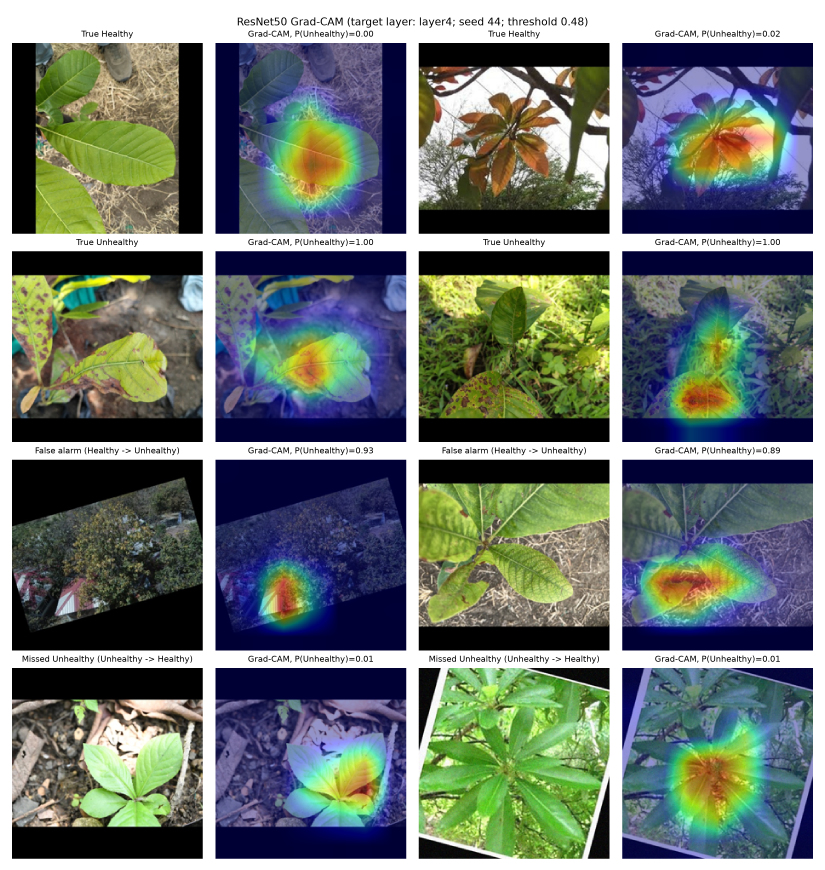
#> input picture artifacts/revision2/analysis/gradcam_examples.png, 3300 x 3480 px, given as the content of the folder dataset_yolo/train/images, which was not available (shown at 1/4 size)
$ python audit_split_leakage.py
#> lines starting #> are read from the running program, lines starting #| are printed output that depends on the picture
"""Audit exact and near-duplicate images across train, validation, and test splits."""

from __future__ import annotations

import argparse
import csv
import hashlib
import json
from datetime import datetime
from pathlib import Path

import cv2
import numpy as np


IMAGE_SUFFIXES = {".jpg", ".jpeg", ".png", ".bmp", ".webp"}


def parse_args() -> argparse.Namespace:
    parser = argparse.ArgumentParser(description="Audit image leakage between YOLO splits.")
    parser.add_argument("--data-root", type=Path, default=Path("dataset_yolo"))
    parser.add_argument(
        "--output",
        type=Path,
        default=Path("artifacts/data_audit/split_leakage_audit.json"),
    )
    parser.add_argument(
        "--max-hamming",
        type=int,
        default=2,
        help="Maximum 64-bit dHash Hamming distance for a near-duplicate candidate.",
    )
    parser.add_argument("--max-phash", type=int, default=6)
    parser.add_argument("--min-correlation", type=float, default=0.985)
    return parser.parse_args()


def file_sha256(path: Path) -> str:
    digest = hashlib.sha256()
    with path.open("rb") as file:
        for block in iter(lambda: file.read(1024 * 1024), b""):
            digest.update(block)
    return digest.hexdigest()


def difference_hash(path: Path) -> int:
    image = cv2.imread(str(path), cv2.IMREAD_GRAYSCALE)
    if image is None:
        raise RuntimeError(f"Unreadable image: {path}")
    resized = cv2.resize(image, (9, 8), interpolation=cv2.INTER_AREA)
    comparisons = resized[:, 1:] > resized[:, :-1]
    value = 0
    for bit in comparisons.reshape(-1):
        value = (value << 1) | int(bit)
    return value


def perceptual_hash(path: Path) -> int:
    image = cv2.imread(str(path), cv2.IMREAD_GRAYSCALE)
    if image is None:
        raise RuntimeError(f"Unreadable image: {path}")
    resized = cv2.resize(image, (32, 32), interpolation=cv2.INTER_AREA)
    coefficients = cv2.dct(np.float32(resized))
    low_frequency = coefficients[:8, :8]
    median = float(np.median(low_frequency.reshape(-1)[1:]))
    comparisons = low_frequency > median
    value = 0
    for bit in comparisons.reshape(-1):
        value = (value << 1) | int(bit)
    return value


def normalized_embedding(path: Path) -> np.ndarray:
    image = cv2.imread(str(path), cv2.IMREAD_GRAYSCALE)
    if image is None:
        raise RuntimeError(f"Unreadable image: {path}")
    embedding = cv2.resize(image, (64, 64), interpolation=cv2.INTER_AREA).astype(np.float32)
    embedding -= float(embedding.mean())
    norm = float(np.linalg.norm(embedding))
    if norm > 0:
        embedding /= norm
    return embedding.reshape(-1)


def collect(root: Path) -> list[dict]:
    rows = []
    for split in ("train", "val", "test"):
        directory = root / split / "images"
        for path in sorted(directory.iterdir()):
            if path.suffix.lower() not in IMAGE_SUFFIXES:
                continue
            rows.append(
                {
                    "split": split,
                    "path": str(path.resolve()),
                    "name": path.name.lower(),
                    "stem": path.stem.lower(),
                    "sha256": file_sha256(path),
                    "dhash": difference_hash(path),
                    "phash": perceptual_hash(path),
                    "embedding": normalized_embedding(path),
                }
            )
#> in difference_hash, `image = cv2.imread(str(path), cv2.IMREAD_GRAYSCALE)`:
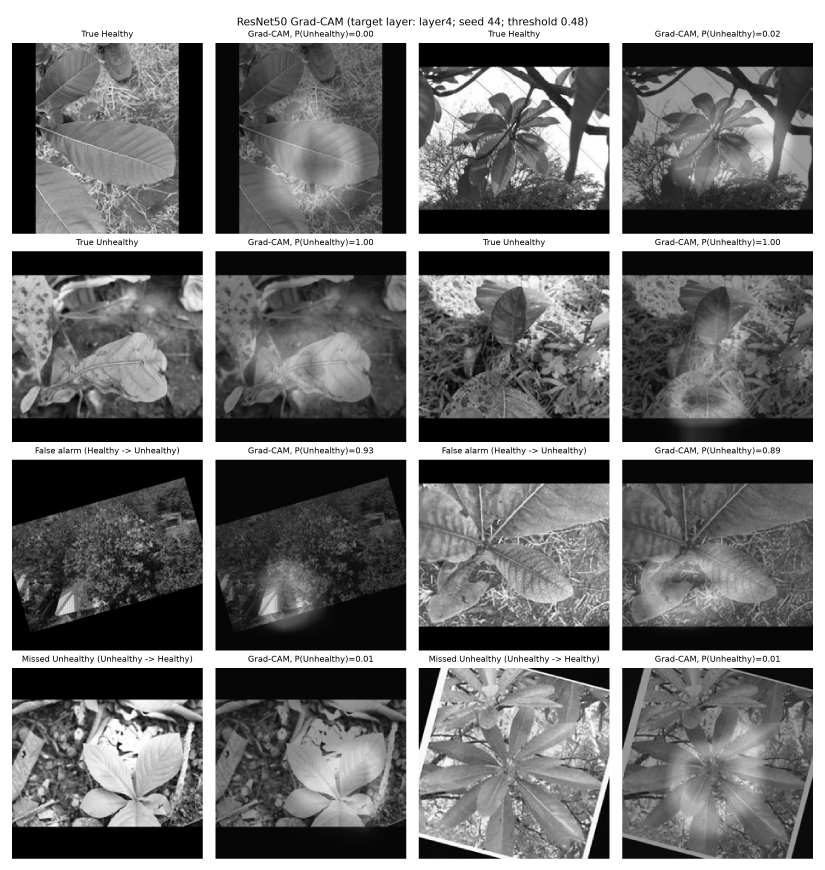
#> image: shape (3480, 3300) (shown at 1/4 size); min 0, max 255, mean 115
#> the loop in difference_hash, `for bit in comparisons.reshape(-1):` made 64 passes
#> (bit, value) on passes 2 to 13: (False, 2), (True, 5), (True, 11), (True, 23), (False, 46), (False, 92), (True, 185), (True, 371), (False, 742), (True, 1485), (False, 2970), (False, 5940)
#> value on pass 1: 1
#> after the loop in difference_hash, `for bit in comparisons.reshape(-1):`: value = 13377191887142427065
#> in perceptual_hash, `resized = cv2.resize(image, (32, 32), interpolation=cv2.INTER_AREA)`:
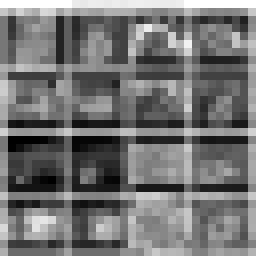
#> resized: shape (32, 32) (shown 8 times larger); min 0, max 255, mean 115
#> in perceptual_hash, `coefficients = cv2.dct(np.float32(resized))`:
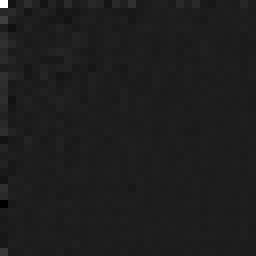
#> coefficients: shape (32, 32) float32 (shown 8 times larger); min -479.9, max 3679.6, mean 7.3; drawn with min black and max white
#> in perceptual_hash, `median = float(np.median(low_frequency.reshape(-1)[1:]))`: median = 5.62
#> the loop in perceptual_hash, `for bit in comparisons.reshape(-1):` made 64 passes
#> (bit, value) on passes 2 to 13: (False, 2), (True, 5), (True, 11), (True, 23), (False, 46), (True, 93), (False, 186), (True, 373), (True, 747), (True, 1495), (False, 2990), (False, 5980)
#> after the loop in perceptual_hash, `for bit in comparisons.reshape(-1):`: value = 13467689307013748688
#> in normalized_embedding, `embedding = cv2.resize(image, (64, 64), interpolation=cv2.INTER_AREA)...`:
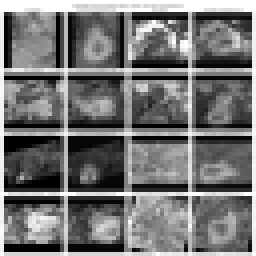
#> embedding: shape (64, 64) float32 (shown 4 times larger); min 0, max 255, mean 115
#> in normalized_embedding, `norm = float(np.linalg.norm(embedding))`: norm = 4564.1
    return rows


def grouped_cross_split(rows: list[dict], key: str) -> list[dict]:
    groups: dict[str, list[dict]] = {}
    for row in rows:
        groups.setdefault(str(row[key]), []).append(row)
    findings = []
    for value, members in groups.items():
        splits = sorted({member["split"] for member in members})
        if len(splits) > 1:
            findings.append(
                {
                    "value": value,
                    "splits": splits,
                    "paths": [member["path"] for member in members],
                }
            )
    return findings


def near_duplicates(
    rows: list[dict],
    max_hamming: int,
    max_phash: int,
    min_correlation: float,
) -> list[dict]:
    findings = []
    split_order = {"train": 0, "val": 1, "test": 2}
    by_split = {
        split: [row for row in rows if row["split"] == split]
        for split in split_order
    }
    pairs = (("train", "val"), ("train", "test"), ("val", "test"))
    for split_a, split_b in pairs:
        for row_a in by_split[split_a]:
            for row_b in by_split[split_b]:
                distance = (row_a["dhash"] ^ row_b["dhash"]).bit_count()
                if distance <= max_hamming and row_a["sha256"] != row_b["sha256"]:
                    phash_distance = (row_a["phash"] ^ row_b["phash"]).bit_count()
                    correlation = float(np.dot(row_a["embedding"], row_b["embedding"]))
                    findings.append(
                        {
                            "split_a": split_a,
                            "path_a": row_a["path"],
                            "split_b": split_b,
                            "path_b": row_b["path"],
                            "hamming_distance": distance,
                            "phash_distance": phash_distance,
                            "correlation": correlation,
                            "high_confidence": (
                                phash_distance <= max_phash
                                and correlation >= min_correlation
                            ),
                        }
                    )
    return sorted(
        findings,
        key=lambda item: (
            item["hamming_distance"],
            item["phash_distance"],
            -item["correlation"],
            split_order[item["split_a"]],
            item["path_a"],
            item["path_b"],
        ),
    )


def main() -> None:
    args = parse_args()
    rows = collect(args.data_root)
#> rows = 3 items
    exact_hash = grouped_cross_split(rows, "sha256")
#> the loop in grouped_cross_split, `for row in rows:` made 3 passes
#> after the loop in grouped_cross_split, `for row in rows:`: groups = 1 item
#> the loop in grouped_cross_split, `for value, members in groups.items():` made 1 pass
#> splits on pass 1: ['test', 'train', 'val']
#> exact_hash = 1 item
    exact_name = grouped_cross_split(rows, "name")
#> the loop in grouped_cross_split (call 2), `for row in rows:` made 3 passes
#> the loop in grouped_cross_split (call 2), `for value, members in groups.items():` made 1 pass
#> exact_name = 1 item
    same_stem = grouped_cross_split(rows, "stem")
#> same_stem = 1 item
    perceptual = near_duplicates(
        rows,
        args.max_hamming,
        args.max_phash,
        args.min_correlation,
    )
#> in near_duplicates, `by_split = { split: [row for row in rows if row["split"] == split] for..`: by_split = 3 items
#> perceptual = []
    high_confidence = [item for item in perceptual if item["high_confidence"]]
#> high_confidence = []
    report = {
        "created_at": datetime.now().isoformat(timespec="seconds"),
        "data_root": str(args.data_root.resolve()),
        "images": len(rows),
        "dhash_bits": 64,
        "phash_bits": 64,
        "near_duplicate_max_hamming": args.max_hamming,
        "near_duplicate_max_phash": args.max_phash,
        "near_duplicate_min_correlation": args.min_correlation,
        "cross_split_exact_sha256_groups": exact_hash,
        "cross_split_exact_filename_groups": exact_name,
        "cross_split_same_stem_groups": same_stem,
        "cross_split_perceptual_candidates": perceptual,
        "counts": {
            "exact_sha256": len(exact_hash),
            "exact_filename": len(exact_name),
            "same_stem": len(same_stem),
            "perceptual_candidates": len(perceptual),
            "high_confidence_perceptual_candidates": len(high_confidence),
        },
        "passed_strict": not exact_hash and not exact_name and not same_stem and not high_confidence,
    }
    args.output.parent.mkdir(parents=True, exist_ok=True)
    args.output.write_text(json.dumps(report, indent=2), encoding="utf-8")
    csv_path = args.output.with_suffix(".csv")
    with csv_path.open("w", newline="", encoding="utf-8") as file:
        fieldnames = [
            "split_a",
            "path_a",
            "split_b",
            "path_b",
            "hamming_distance",
            "phash_distance",
            "correlation",
            "high_confidence",
        ]
        writer = csv.DictWriter(file, fieldnames=fieldnames)
        writer.writeheader()
        writer.writerows(perceptual)
    print(json.dumps({"counts": report["counts"], "passed_strict": report["passed_strict"]}, indent=2))
#| {
#|   "counts": {
#|     "exact_sha256": 1,
#|     "exact_filename": 1,
#|     "same_stem": 1,
#|     "perceptual_candidates": 0,
#|     "high_confidence_perceptual_candidates": 0
#|   },
#|   "passed_strict": false
#| }


if __name__ == "__main__":
    main()
